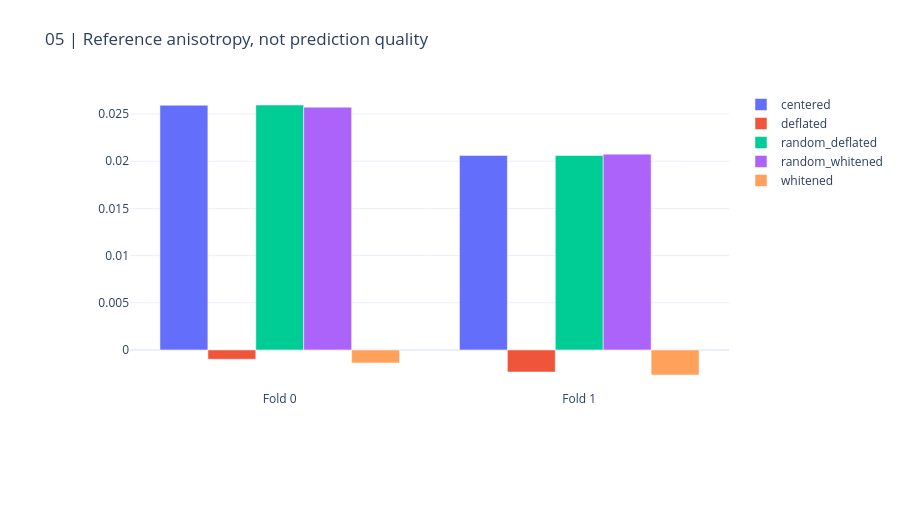
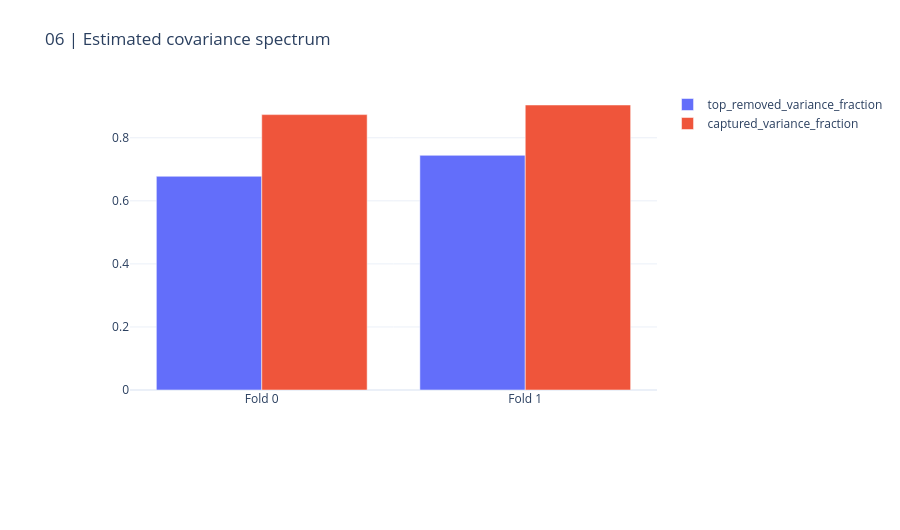

Notebook source saved alongside these figures, in order:
### Markdown cell above
## 5. Reference coverage and diagnostics

The common cosine and spectrum summaries describe reference geometry, not accuracy. Better isotropy is not itself a promotion gate. No query enters the transform fit.

### Code cell
display(pd.DataFrame(result["diagnostics"]).query("inner_fold == 'outer_query'"))
CHARTS[4].show(renderer="plotly_mimetype")
CHARTS[5].show(renderer="plotly_mimetype")

### Figure 1 — Plotly figure (JSON) as saved in the notebook; plotly's stock layout.template omitted (floating-point values rounded to 4 significant figures)
{"data": [{"name": "centered", "type": "bar", "x": ["Fold 0", "Fold 1"], "y": [0.02594, 0.02062]}, {"name": "deflated", "type": "bar", "x": ["Fold 0", "Fold 1"], "y": [-0.0009876, -0.002342]}, {"name": "random_deflated", "type": "bar", "x": ["Fold 0", "Fold 1"], "y": [0.02596, 0.02062]}, {"name": "random_whitened", "type": "bar", "x": ["Fold 0", "Fold 1"], "y": [0.02573, 0.02075]}, {"name": "whitened", "type": "bar", "x": ["Fold 0", "Fold 1"], "y": [-0.001376, -0.002657]}], "layout": {"barmode": "group", "height": 530, "margin": {"b": 140, "l": 130, "r": 35, "t": 90}, "title": {"text": "05 | Reference anisotropy, not prediction quality"}, "xaxis": {"automargin": true}, "yaxis": {"automargin": true}}}

### Figure 2 — Plotly figure (JSON) as saved in the notebook; plotly's stock layout.template omitted (floating-point values rounded to 4 significant figures)
{"data": [{"name": "top_removed_variance_fraction", "type": "bar", "x": ["Fold 0", "Fold 1"], "y": [0.6779, 0.7444]}, {"name": "captured_variance_fraction", "type": "bar", "x": ["Fold 0", "Fold 1"], "y": [0.8735, 0.904]}], "layout": {"barmode": "group", "height": 530, "margin": {"b": 140, "l": 130, "r": 35, "t": 90}, "title": {"text": "06 | Estimated covariance spectrum"}, "xaxis": {"automargin": true}, "yaxis": {"automargin": true}}}
